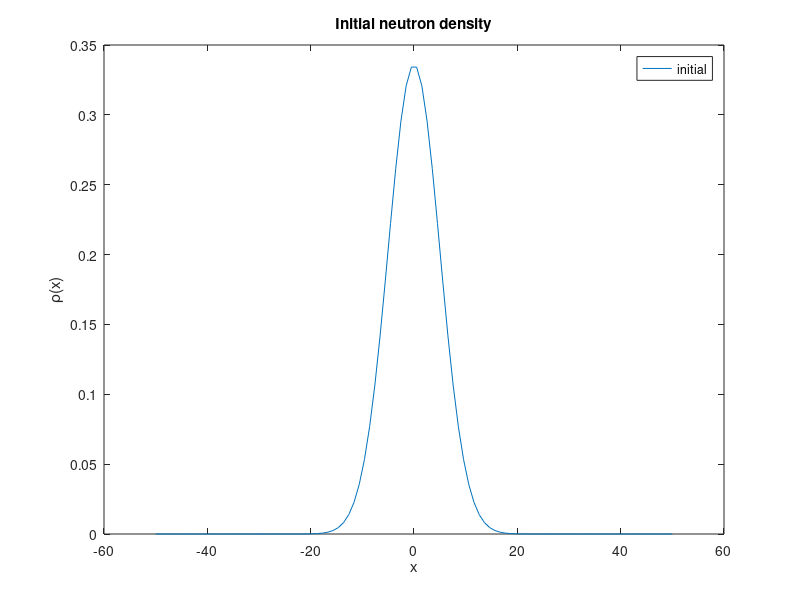
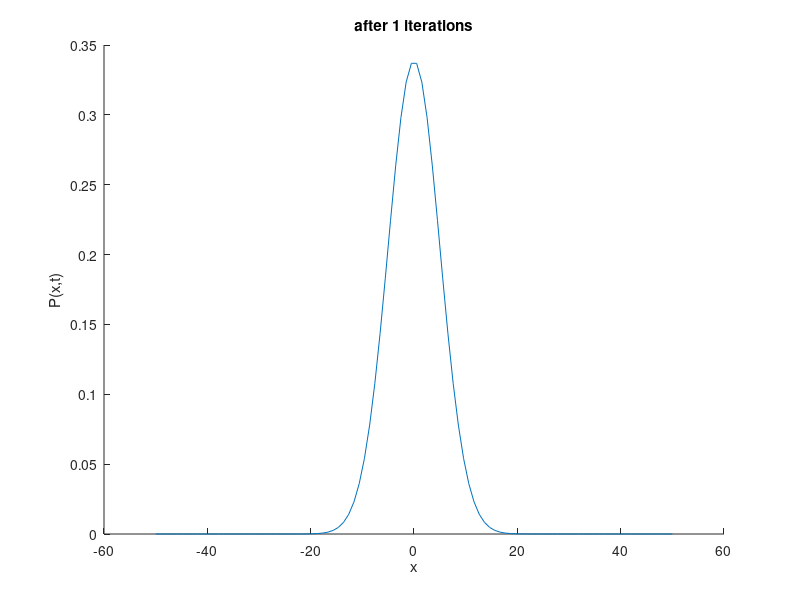
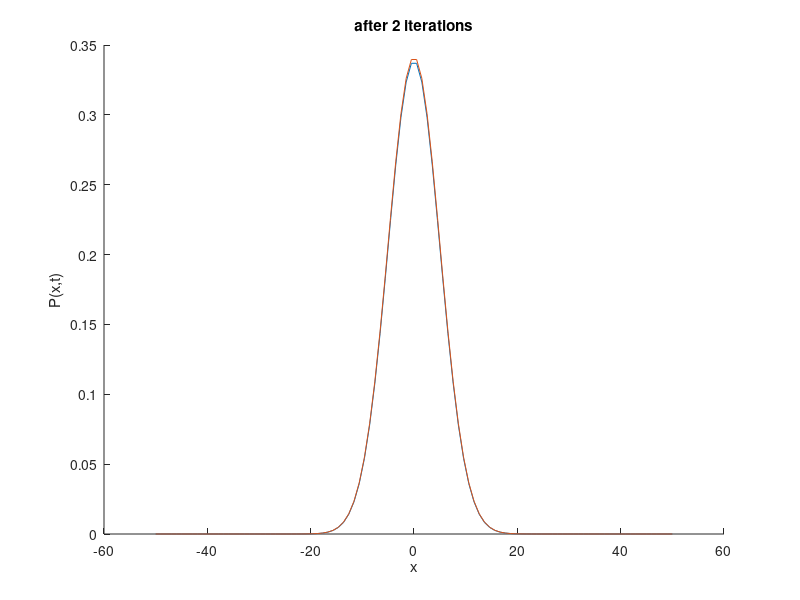
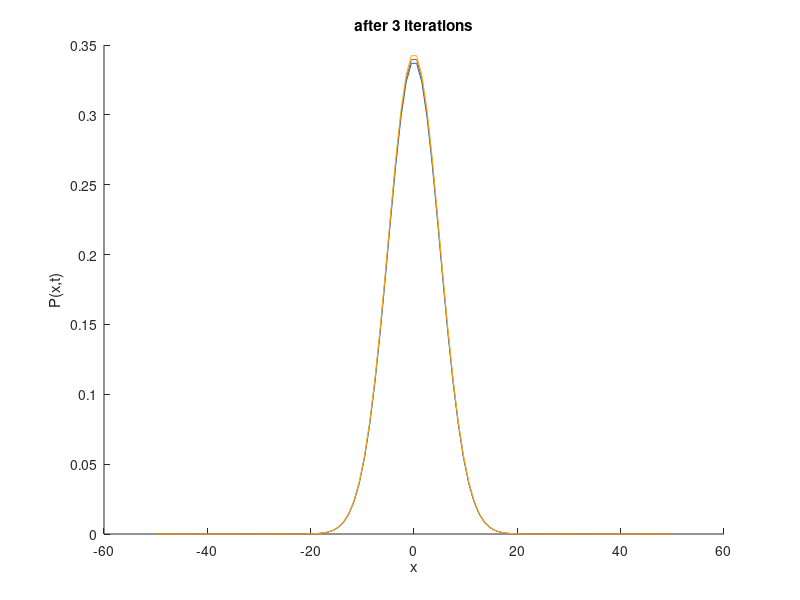

Write the MATLAB code that produced these figures, in order.
%  schro - Program to solve the Schrodinger equation 
%  for a free particle using the Crank-Nicolson scheme
clear;    % Clear memory and print header

%% * Initialize parameters (grid spacing, time step, etc.)
N = 100;%input('Enter number of grid points: ');
L = 100;              % System extends from -L/2 to L/2
delx = L/(N-1);          % Grid size
x = delx*(0:N-1) - L/2;  % Coordinates  of grid points
D = input('Enter D: ');  % Natural units
C=1;
tau = 0.01;%input('Enter time step: ');

%% * Set up the Diffusion operator matrix
Diff = zeros(N);  % Set all elements to zero
coeff = D/(delx^2);
for i=2:(N-1)
  Diff(i,i-1) = coeff;
  Diff(i,i) = -2*coeff+C;  % Set interior rows
  Diff(i,i+1) = coeff;
end
% First and last rows for periodic boundary conditions
Diff(1,N) = coeff;   Diff(1,1) = -2*coeff+C; Diff(1,2) = coeff;
Diff(N,N-1) = coeff; Diff(N,N) = -2*coeff+C; Diff(N,1) = coeff;

%% * Compute the Crank-Nicolson matrix
dCN = ( inv(eye(N) - .5*tau*Diff) * (eye(N) + .5*tau*Diff) );
			 
%% * Initialize the wavefunction 
x0 = 0;          % Location of the center of the wavepacket
  % Average velocity of the packet
%k0 = velocity/D;       % Average wavenumber
sigma0 = L/20;   % Standard deviation of the wavefunction
Norm_rho = 1/(sqrt(sigma0*sqrt(pi)));  % Normalization
Rho = Norm_rho * exp(-(x'-x0).^2/(2*sigma0^2));%.*exp(i_imag*k0*x') 

%% * Plot the initial wavefunction
figure(1); clf;
plot(x,Rho,'-');
title('Initial neutron density');
xlabel('x');  ylabel('\rho(x)'); legend('initial');
drawnow; 
saveas(gcf,'HW6_1Periodic_init','epsc');
pause(1);

%% * Initialize loop and plot variables 
max_iter = input('Enter number of time steps: ');
plot_iter = max_iter/20;
p_plot(:,1) = Rho;     % Record initial condition
iplot = 1;
figure(2); clf;
axisV = [-L/2 L/2 0 max(p_plot)]; % Fix axis min and max

%% * Loop over desired number of steps (wave circles system once)
for iter=1:max_iter
	
  %* Compute new wave function using the Crank-Nicolson scheme
  Rho = dCN*Rho;  
  
  %* Periodically record values for plotting
  if( rem(iter,plot_iter) < 1 )   
    iplot = iplot+1;
    tplot(iplot) = iter*tau;
    p_plot(:,iplot) = Rho;
    hold on;
    plot(x,p_plot(:,iplot));     % Display snap-shot of P(x)
     xlabel('x'); ylabel('P(x,t)');
    title(sprintf('after %g iterations',iter));
    drawnow;
    saveas(gcf,'HW6_1Periodic_plots','epsc');

  end

end
%% * Plot probability versus position at various times
figure(3); clf;
mesh(tplot,x,p_plot);
xlabel('Time');  ylabel('x');  zlabel('P(x,t)');
title('Neutron diffusion');
saveas(gcf,'HW6_1Periodic_mesh','epsc');

%% * Plot probability versus position at various times
figure(4); clf;
plot(x,p_plot(:,1:3:iplot));
xlabel('x'); ylabel('P(x,t)');
title('Neutron density at various times');
saveas(gcf,'HW6_1Periodic_selplots','epsc');
   